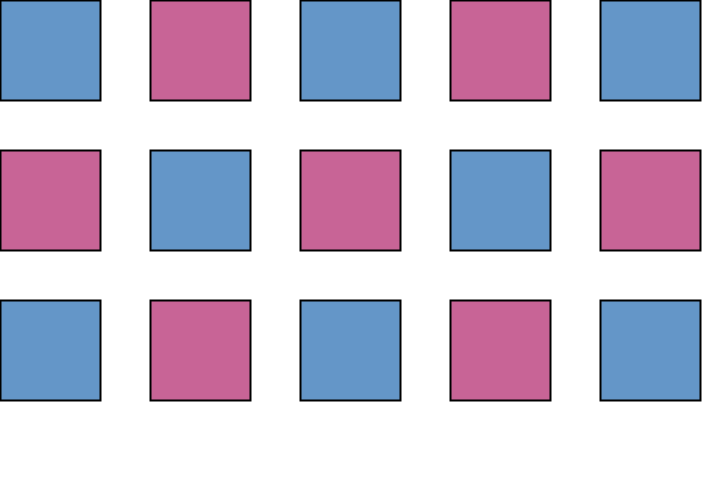
Frame 1 (no input)
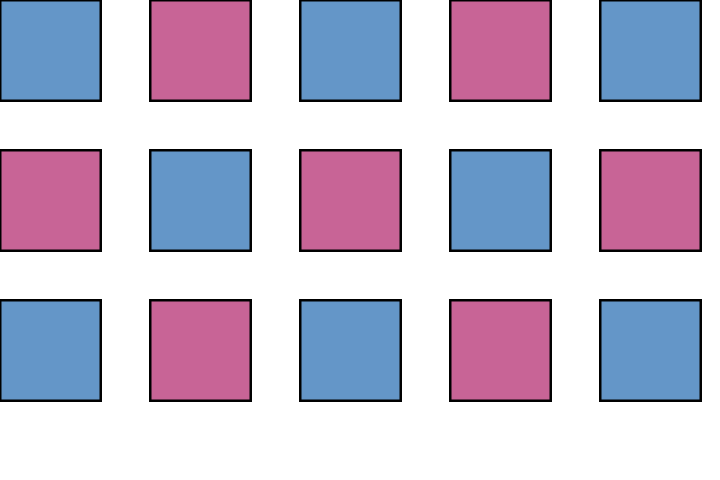
Frame 60 (the mouse pressed at the canvas centre just before this capture)
Frame 120 (the mouse held since frame 60 and released just before this capture): identical to frame 60, image omitted

The Processing sketch that drew these frames (run headless with seeded random() and noise(); from frame 60 on, the mouse is pressed at the canvas centre):

// Processing sketch: geek0
// ── geek0.pde
void setup() {
  size(720, 480);
  background(255);  // Set the background color to white
}

void draw() {
  fill(100, 150, 200);  // Set fill color (in this case, a shade of blue)
  stroke(0);  // Set the stroke color to black
  strokeWeight(2);


  
  // Draw a pattern of rectangles
  for (int i = 0; i < 5; i++) {
    for (int j = 0; j < 3; j++) {
      int x = i * 150;  // Calculate x-coordinate
      int y = j * 150;  // Calculate y-coordinate
      
      if ((i + j) % 2 == 0) {
        fill(100, 150, 200);  // Set fill color for even cells
      } else {
        fill(200, 100, 150);  // Set fill color for odd cells
      }
      
      rect(x, y, 100, 100);  // Draw a rectangle
    }
  }
}
